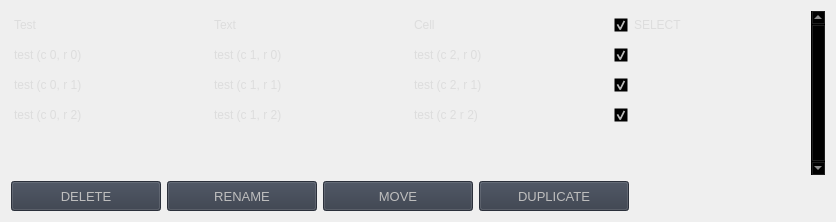
                         <widget class="QWidget" name="RESULT">
                          <attribute name="title">
                           <string>RESULT</string>
                          </attribute>
                          <layout class="QVBoxLayout" name="verticalLayout_23">
                           <item>
                            <layout class="QVBoxLayout" name="resultTabMainVL">
                             <item>
                              <widget class="QTableWidget" name="table">
                               <property name="sizePolicy">
                                <sizepolicy hsizetype="Expanding" vsizetype="Expanding">
                                 <horstretch>0</horstretch>
                                 <verstretch>0</verstretch>
                                </sizepolicy>
                               </property>
                               <property name="palette">
                                <palette>
                                 <active>
                                  <colorrole role="WindowText">
                                   <brush brushstyle="SolidPattern">
                                    <color alpha="255">
                                     <red>221</red>
                                     <green>221</green>
                                     <blue>221</blue>
                                    </color>
                                   </brush>
                                  </colorrole>
                                  <colorrole role="Button">
                                   <brush brushstyle="SolidPattern">
                                    <color alpha="0">
                                     <red>0</red>
                                     <green>0</green>
                                     <blue>0</blue>
                                    </color>
                                   </brush>
                                  </colorrole>
                                  <colorrole role="Text">
                                   <brush brushstyle="SolidPattern">
                                    <color alpha="255">
                                     <red>221</red>
                                     <green>221</green>
                                     <blue>221</blue>
                                    </color>
                                   </brush>
                                  </colorrole>
                                  <colorrole role="ButtonText">
                                   <brush brushstyle="SolidPattern">
                                    <color alpha="255">
                                     <red>221</red>
                                     <green>221</green>
                                     <blue>221</blue>
                                    </color>
                                   </brush>
                                  </colorrole>
                                  <colorrole role="Base">
                                   <brush brushstyle="NoBrush">
                                    <color alpha="255">
                                     <red>0</red>
                                     <green>0</green>
                                     <blue>0</blue>
                                    </color>
                                   </brush>
                                  </colorrole>
                                  <colorrole role="Window">
                                   <brush brushstyle="SolidPattern">
                                    <color alpha="0">
                                     <red>0</red>
                                     <green>0</green>
                                     <blue>0</blue>
                                    </color>
                                   </brush>
                                  </colorrole>
                                 </active>
                                 <inactive>
                                  <colorrole role="WindowText">
                                   <brush brushstyle="SolidPattern">
                                    <color alpha="255">
                                     <red>221</red>
                                     <green>221</green>
                                     <blue>221</blue>
                                    </color>
                                   </brush>
                                  </colorrole>
                                  <colorrole role="Button">
                                   <brush brushstyle="SolidPattern">
                                    <color alpha="0">
                                     <red>0</red>
                                     <green>0</green>
                                     <blue>0</blue>
                                    </color>
                                   </brush>
                                  </colorrole>
                                  <colorrole role="Text">
                                   <brush brushstyle="SolidPattern">
                                    <color alpha="255">
                                     <red>221</red>
                                     <green>221</green>
                                     <blue>221</blue>
                                    </color>
                                   </brush>
                                  </colorrole>
                                  <colorrole role="ButtonText">
                                   <brush brushstyle="SolidPattern">
                                    <color alpha="255">
                                     <red>221</red>
                                     <green>221</green>
                                     <blue>221</blue>
                                    </color>
                                   </brush>
                                  </colorrole>
                                  <colorrole role="Base">
                                   <brush brushstyle="NoBrush">
                                    <color alpha="255">
                                     <red>0</red>
                                     <green>0</green>
                                     <blue>0</blue>
                                    </color>
                                   </brush>
                                  </colorrole>
                                  <colorrole role="Window">
                                   <brush brushstyle="SolidPattern">
                                    <color alpha="0">
                                     <red>0</red>
                                     <green>0</green>
                                     <blue>0</blue>
                                    </color>
                                   </brush>
                                  </colorrole>
                                 </inactive>
                                 <disabled>
                                  <colorrole role="WindowText">
                                   <brush brushstyle="SolidPattern">
                                    <color alpha="255">
                                     <red>221</red>
                                     <green>221</green>
                                     <blue>221</blue>
                                    </color>
                                   </brush>
                                  </colorrole>
                                  <colorrole role="Button">
                                   <brush brushstyle="SolidPattern">
                                    <color alpha="0">
                                     <red>0</red>
                                     <green>0</green>
                                     <blue>0</blue>
                                    </color>
                                   </brush>
                                  </colorrole>
                                  <colorrole role="Text">
                                   <brush brushstyle="SolidPattern">
                                    <color alpha="255">
                                     <red>221</red>
                                     <green>221</green>
                                     <blue>221</blue>
                                    </color>
                                   </brush>
                                  </colorrole>
                                  <colorrole role="ButtonText">
                                   <brush brushstyle="SolidPattern">
                                    <color alpha="255">
                                     <red>221</red>
                                     <green>221</green>
                                     <blue>221</blue>
                                    </color>
                                   </brush>
                                  </colorrole>
                                  <colorrole role="Base">
                                   <brush brushstyle="NoBrush">
                                    <color alpha="255">
                                     <red>0</red>
                                     <green>0</green>
                                     <blue>0</blue>
                                    </color>
                                   </brush>
                                  </colorrole>
                                  <colorrole role="Window">
                                   <brush brushstyle="SolidPattern">
                                    <color alpha="0">
                                     <red>0</red>
                                     <green>0</green>
                                     <blue>0</blue>
                                    </color>
                                   </brush>
                                  </colorrole>
                                 </disabled>
                                </palette>
                               </property>
                               <property name="styleSheet">
                                <string notr="true"/>
                               </property>
                               <property name="frameShape">
                                <enum>QFrame::NoFrame</enum>
                               </property>
                               <property name="verticalScrollBarPolicy">
                                <enum>Qt::ScrollBarAlwaysOn</enum>
                               </property>
                               <property name="sizeAdjustPolicy">
                                <enum>QAbstractScrollArea::AdjustToContents</enum>
                               </property>
                               <property name="editTriggers">
                                <set>QAbstractItemView::NoEditTriggers</set>
                               </property>
                               <property name="selectionMode">
                                <enum>QAbstractItemView::NoSelection</enum>
                               </property>
                               <property name="selectionBehavior">
                                <enum>QAbstractItemView::SelectRows</enum>
                               </property>
                               <property name="showGrid">
                                <bool>true</bool>
                               </property>
                               <property name="gridStyle">
                                <enum>Qt::SolidLine</enum>
                               </property>
                               <property name="sortingEnabled">
                                <bool>true</bool>
                               </property>
                               <attribute name="horizontalHeaderVisible">
                                <bool>false</bool>
                               </attribute>
                               <attribute name="horizontalHeaderCascadingSectionResizes">
                                <bool>true</bool>
                               </attribute>
                               <attribute name="horizontalHeaderDefaultSectionSize">
                                <number>200</number>
                               </attribute>
                               <attribute name="horizontalHeaderStretchLastSection">
                                <bool>true</bool>
                               </attribute>
                               <attribute name="verticalHeaderVisible">
                                <bool>false</bool>
                               </attribute>
                               <attribute name="verticalHeaderCascadingSectionResizes">
                                <bool>false</bool>
                               </attribute>
                               <attribute name="verticalHeaderHighlightSections">
                                <bool>false</bool>
                               </attribute>
                               <attribute name="verticalHeaderStretchLastSection">
                                <bool>true</bool>
                               </attribute>
                               <row>
                                <property name="text">
                                 <string>New Row</string>
                                </property>
                                <property name="font">
                                 <font>
                                  <family>Segoe UI</family>
                                 </font>
                                </property>
                               </row>
                               <row>
                                <property name="text">
                                 <string>New Row</string>
                                </property>
                               </row>
                               <row>
                                <property name="text">
                                 <string>New Row</string>
                                </property>
                               </row>
                               <row>
                                <property name="text">
                                 <string>New Row</string>
                                </property>
                               </row>
                               <row>
                                <property name="text">
                                 <string>New Row</string>
                                </property>
                               </row>
                               <column>
                                <property name="text">
                                 <string>0</string>
                                </property>
                               </column>
                               <column>
                                <property name="text">
                                 <string>1</string>
                                </property>
                               </column>
                               <column>
                                <property name="text">
                                 <string>2</string>
                                </property>
                               </column>
                               <column>
                                <property name="text">
                                 <string>3</string>
                                </property>
                               </column>
                               <item row="0" column="0">
                                <property name="text">
                                 <string>Test</string>
                                </property>
                               </item>
                               <item row="0" column="1">
                                <property name="text">
                                 <string>Text</string>
                                </property>
                               </item>
                               <item row="0" column="2">
                                <property name="text">
                                 <string>Cell</string>
                                </property>
                               </item>
                               <item row="0" column="3">
                                <property name="text">
                                 <string>SELECT</string>
                                </property>
                                <property name="checkState">
                                 <enum>Checked</enum>
                                </property>
                               </item>
                               <item row="1" column="0">
                                <property name="text">
                                 <string>test (c 0, r 0)</string>
                                </property>
                               </item>
                               <item row="1" column="1">
                                <property name="text">
                                 <string>test (c 1, r 0)</string>
                                </property>
                               </item>
                               <item row="1" column="2">
                                <property name="text">
                                 <string>test (c 2, r 0)</string>
                                </property>
                               </item>
                               <item row="1" column="3">
                                <property name="text">
                                 <string/>
                                </property>
                                <property name="checkState">
                                 <enum>Checked</enum>
                                </property>
                               </item>
                               <item row="2" column="0">
                                <property name="text">
                                 <string>test (c 0, r 1)</string>
                                </property>
                               </item>
                               <item row="2" column="1">
                                <property name="text">
                                 <string>test (c 1, r 1)</string>
                                </property>
                               </item>
                               <item row="2" column="2">
                                <property name="text">
                                 <string>test (c 2, r 1)</string>
                                </property>
                               </item>
                               <item row="2" column="3">
                                <property name="text">
                                 <string/>
                                </property>
                                <property name="checkState">
                                 <enum>Checked</enum>
                                </property>
                               </item>
                               <item row="3" column="0">
                                <property name="text">
                                 <string>test (c 0, r 2)</string>
                                </property>
                               </item>
                               <item row="3" column="1">
                                <property name="text">
                                 <string>test (c 1, r 2)</string>
                                </property>
                               </item>
                               <item row="3" column="2">
                                <property name="text">
                                 <string>test (c 2 r 2)</string>
                                </property>
                               </item>
                               <item row="3" column="3">
                                <property name="text">
                                 <string/>
                                </property>
                                <property name="checkState">
                                 <enum>Checked</enum>
                                </property>
                               </item>
                              </widget>
                             </item>
                             <item>
                              <layout class="QHBoxLayout" name="bottomHL">
                               <property name="topMargin">
                                <number>0</number>
                               </property>
                               <item>
                                <widget class="QPushButton" name="deleteOptionBtn">
                                 <property name="enabled">
                                  <bool>false</bool>
                                 </property>
                                 <property name="minimumSize">
                                  <size>
                                   <width>150</width>
                                   <height>30</height>
                                  </size>
                                 </property>
                                 <property name="font">
                                  <font>
                                   <family>Segoe UI</family>
                                   <pointsize>10</pointsize>
                                   <weight>50</weight>
                                   <italic>false</italic>
                                   <bold>false</bold>
                                  </font>
                                 </property>
                                 <property name="cursor">
                                  <cursorShape>PointingHandCursor</cursorShape>
                                 </property>
                                 <property name="styleSheet">
                                  <string notr="true">background-color: rgb(52, 59, 72);</string>
                                 </property>
                                 <property name="text">
                                  <string>DELETE</string>
                                 </property>
                                 <property name="icon">
                                  <iconset>
                                   <normaloff>../images/icons/folder_outline.svg</normaloff>../images/icons/folder_outline.svg</iconset>
                                 </property>
                                </widget>
                               </item>
                               <item>
                                <widget class="QPushButton" name="renameOptionBtn">
                                 <property name="enabled">
                                  <bool>false</bool>
                                 </property>
                                 <property name="minimumSize">
                                  <size>
                                   <width>150</width>
                                   <height>30</height>
                                  </size>
                                 </property>
                                 <property name="font">
                                  <font>
                                   <family>Segoe UI</family>
                                   <pointsize>10</pointsize>
                                   <weight>50</weight>
                                   <italic>false</italic>
                                   <bold>false</bold>
                                  </font>
                                 </property>
                                 <property name="cursor">
                                  <cursorShape>PointingHandCursor</cursorShape>
                                 </property>
                                 <property name="styleSheet">
                                  <string notr="true">background-color: rgb(52, 59, 72);</string>
                                 </property>
                                 <property name="text">
                                  <string>RENAME</string>
                                 </property>
                                 <property name="icon">
                                  <iconset>
                                   <normaloff>../images/icons/folder_outline.svg</normaloff>../images/icons/folder_outline.svg</iconset>
                                 </property>
                                </widget>
                               </item>
                               <item>
                                <widget class="QPushButton" name="moveOptionBtn">
                                 <property name="enabled">
                                  <bool>false</bool>
                                 </property>
                                 <property name="minimumSize">
                                  <size>
                                   <width>150</width>
                                   <height>30</height>
                                  </size>
                                 </property>
                                 <property name="font">
                                  <font>
                                   <family>Segoe UI</family>
                                   <pointsize>10</pointsize>
                                   <weight>50</weight>
                                   <italic>false</italic>
                                   <bold>false</bold>
                                  </font>
                                 </property>
                                 <property name="cursor">
                                  <cursorShape>PointingHandCursor</cursorShape>
                                 </property>
                                 <property name="styleSheet">
                                  <string notr="true">background-color: rgb(52, 59, 72);</string>
                                 </property>
                                 <property name="text">
                                  <string>MOVE</string>
                                 </property>
                                 <property name="icon">
                                  <iconset>
                                   <normaloff>../images/icons/folder_outline.svg</normaloff>../images/icons/folder_outline.svg</iconset>
                                 </property>
                                </widget>
                               </item>
                               <item>
                                <widget class="QPushButton" name="duplicateOptionBtn">
                                 <property name="enabled">
                                  <bool>false</bool>
                                 </property>
                                 <property name="minimumSize">
                                  <size>
                                   <width>150</width>
                                   <height>30</height>
                                  </size>
                                 </property>
                                 <property name="font">
                                  <font>
                                   <family>Segoe UI</family>
                                   <pointsize>10</pointsize>
                                   <weight>50</weight>
                                   <italic>false</italic>
                                   <bold>false</bold>
                                  </font>
                                 </property>
                                 <property name="cursor">
                                  <cursorShape>PointingHandCursor</cursorShape>
                                 </property>
                                 <property name="styleSheet">
                                  <string notr="true">background-color: rgb(52, 59, 72);</string>
                                 </property>
                                 <property name="text">
                                  <string>DUPLICATE</string>
                                 </property>
                                 <property name="icon">
                                  <iconset>
                                   <normaloff>../images/icons/folder_outline.svg</normaloff>../images/icons/folder_outline.svg</iconset>
                                 </property>
                                </widget>
                               </item>
                               <item>
                                <spacer name="resultBottomLHSpacer">
                                 <property name="orientation">
                                  <enum>Qt::Horizontal</enum>
                                 </property>
                                 <property name="sizeHint" stdset="0">
                                  <size>
                                   <width>40</width>
                                   <height>20</height>
                                  </size>
                                 </property>
                                </spacer>
                               </item>
                              </layout>
                             </item>
                            </layout>
                           </item>
                          </layout>
                         </widget>
